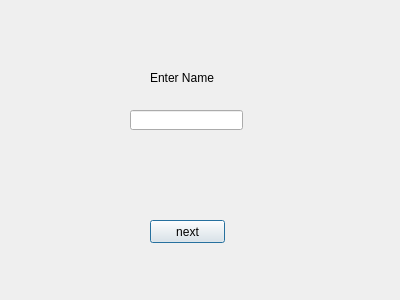
<?xml version="1.0" encoding="UTF-8"?>
<ui version="4.0">
 <class>Dialog</class>
 <widget class="QDialog" name="Dialog">
  <property name="geometry">
   <rect>
    <x>0</x>
    <y>0</y>
    <width>400</width>
    <height>300</height>
   </rect>
  </property>
  <property name="windowTitle">
   <string>Dialog</string>
  </property>
  <widget class="QPushButton" name="pushButton">
   <property name="geometry">
    <rect>
     <x>150</x>
     <y>220</y>
     <width>75</width>
     <height>23</height>
    </rect>
   </property>
   <property name="text">
    <string>next</string>
   </property>
  </widget>
  <widget class="QLabel" name="label">
   <property name="geometry">
    <rect>
     <x>150</x>
     <y>70</y>
     <width>81</width>
     <height>16</height>
    </rect>
   </property>
   <property name="text">
    <string>Enter Name</string>
   </property>
  </widget>
  <widget class="QLineEdit" name="lineEdit">
   <property name="geometry">
    <rect>
     <x>130</x>
     <y>110</y>
     <width>113</width>
     <height>20</height>
    </rect>
   </property>
  </widget>
  <widget class="QLabel" name="label_2">
   <property name="geometry">
    <rect>
     <x>130</x>
     <y>110</y>
     <width>47</width>
     <height>13</height>
    </rect>
   </property>
   <property name="text">
    <string/>
   </property>
  </widget>
 </widget>
 <resources/>
 <connections/>
</ui>
